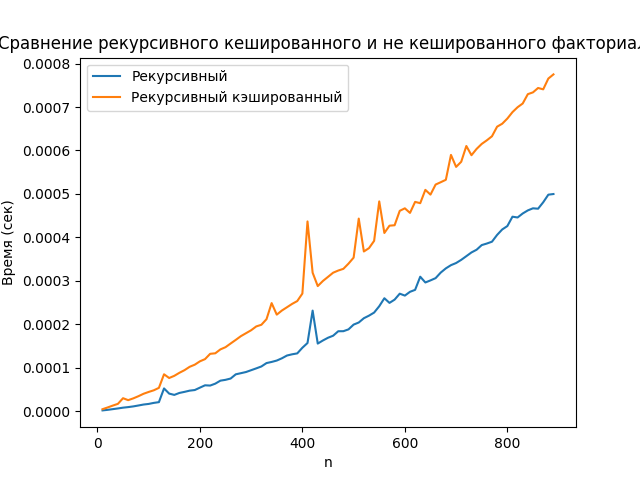

Recreate this plot in Python.
import timeit
import matplotlib.pyplot as plt
from functools import lru_cache


def fact_recursive(n: int) -> int:
    """Рекурсивный факториал"""
    if n == 0:
        return 1
    return n * fact_recursive(n - 1)


@lru_cache(1024)
def fact_recursive_cached(n: int) -> int:
    """Рекурсивный закэшированный факториал"""
    if n == 0:
        return 1
    return n * fact_recursive_cached(n - 1)


def benchmark(func, n, number=1, repeat=5):
    """Возвращает среднее время выполнения func(n)"""
    if hasattr(func, 'cache_clear'):
        # т.к. проводим чистый бенчмарк, сбрасываем кеш, иначе имеем
        # константное время, за счет использования уже
        # посчитанных значений
        times = timeit.repeat(
            lambda: func(n),
            lambda: func.cache_clear(),
            number=number,
            repeat=repeat)
    else:
        times = timeit.repeat(lambda: func(n), number=number, repeat=repeat)
    return min(times)


def main():
    # фиксированный набор данных
    test_data = list(range(10, 900, 10))

    res_recursive = []
    res_recursive_cached = []

    for n in test_data:
        res_recursive.append(benchmark(fact_recursive, n))
        res_recursive_cached.append(benchmark(fact_recursive_cached, n))

    # Визуализация
    plt.plot(test_data, res_recursive, label="Рекурсивный")
    plt.plot(test_data, res_recursive_cached, label="Рекурсивный кэшированный")
    plt.xlabel("n")
    plt.ylabel("Время (сек)")
    plt.title("Сравнение рекурсивного кешированного и не кешированного факториала")
    plt.legend()
    plt.show()


if __name__ == "__main__":
    main()
